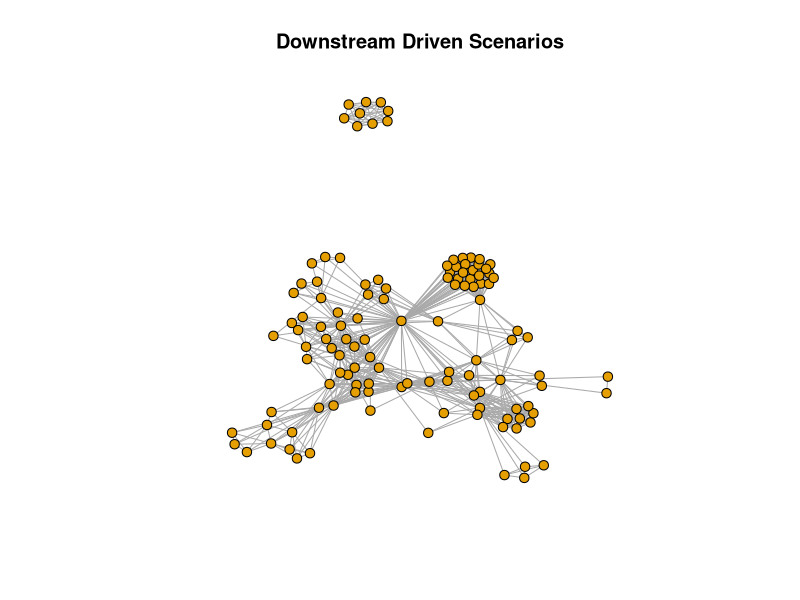
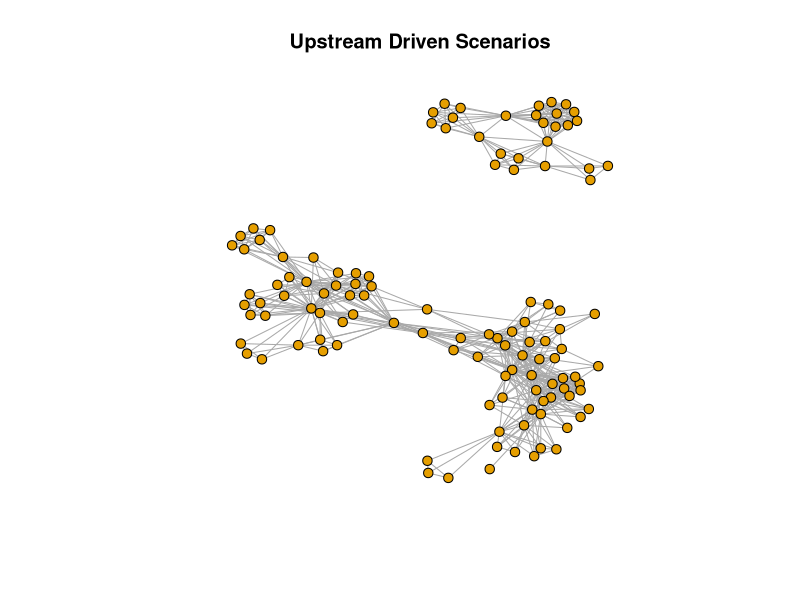

The R source for these figures, in order:
library(igraph)
#install.packages("rstudioapi")
library(rstudioapi)

# To set current directory as working directory:
setwd(dirname(rstudioapi::getActiveDocumentContext()$path))
getwd()
list.files()

# --- Downstream Driven Scenarios Graph ---

# Read the CSV file
df <- read.csv("../data/downstream_driven.csv", stringsAsFactors = FALSE)

# Get unique usernames (nodes = developers)
nodes <- unique(df$username)

# Create edges based on shared scenarios
# Group by scenario to find developers who co-occur
edge_list <- data.frame(from = character(), to = character(), stringsAsFactors = FALSE)

scenarios <- unique(df$scenario)

for (scenario in scenarios) {
  # Get developers in this scenario (across all projects)
  devs <- df$username[df$scenario == scenario]
  
  # Create edges between all pairs of developers in this scenario
  if (length(devs) > 1) {
    pairs <- combn(unique(devs), 2)
    new_edges <- data.frame(
      from = pairs[1, ],
      to = pairs[2, ],
      stringsAsFactors = FALSE
    )
    edge_list <- rbind(edge_list, new_edges)
  }
}

# Remove duplicate edges (since multiple scenarios might connect same developers)
edge_list <- unique(edge_list)

# Create the graph
g <- graph_from_data_frame(d = edge_list, vertices = nodes, directed = FALSE)

# Print graph summary
print(paste("Number of nodes:", vcount(g)))
print(paste("Number of edges:", ecount(g)))
#print(g)

# Plot the graph
plot(g, vertex.size=5, vertex.label=NA, edge.arrow.size=0.4, layout = layout_nicely(g), main = "Downstream Driven Scenarios")

# --- Upstream Driven Scenarios Graph ---
# Read the upstream CSV file
df_up <- read.csv("../data/upstream_driven.csv", stringsAsFactors = FALSE)

# Get unique usernames (nodes = developers)
nodes_up <- unique(df_up$username)

# Create edges based on shared scenarios
edge_list_up <- data.frame(from = character(), to = character(), stringsAsFactors = FALSE)

scenarios_up <- unique(df_up$scenario)

for (scenario in scenarios_up) {
  # Get developers in this scenario (across all projects)
  devs_up <- df_up$username[df_up$scenario == scenario]
  # Create edges between all pairs of developers in this scenario
  if (length(devs_up) > 1) {
    pairs_up <- combn(unique(devs_up), 2)
    new_edges_up <- data.frame(
      from = pairs_up[1, ],
      to = pairs_up[2, ],
      stringsAsFactors = FALSE
    )
    edge_list_up <- rbind(edge_list_up, new_edges_up)
  }
}

# Remove duplicate edges
edge_list_up <- unique(edge_list_up)

# Create the graph
g_up <- graph_from_data_frame(d = edge_list_up, vertices = nodes_up, directed = FALSE)

# Print graph summary
print(paste("Number of nodes (upstream):", vcount(g_up)))
print(paste("Number of edges (upstream):", ecount(g_up)))

# Plot the graph
plot(g_up, vertex.size=5, vertex.label=NA, edge.arrow.size=0.4, layout = layout_nicely(g_up), main = "Upstream Driven Scenarios")
